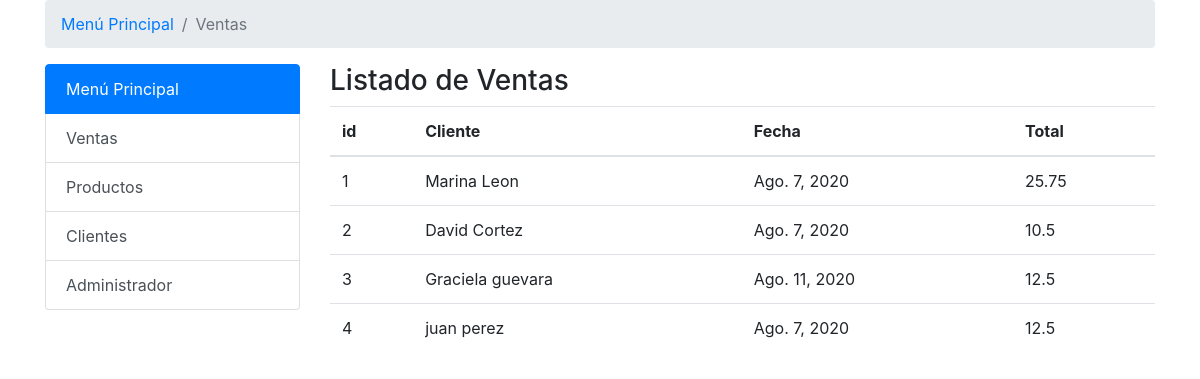
Page /venta/ on the committed database.
### appModelos/models.py (models this page shows, shortened)
class Factura(models.Model):
    cliente = models.ForeignKey(Cliente, on_delete = models.CASCADE)
    fecha = models.DateField()
    total = models.FloatField(default=0)
    class Meta:
        verbose_name = 'Factura'
        verbose_name_plural = 'Facturas'

class Cliente(models.Model):
    ruc = models.CharField(max_length=13)
    nombre = models.CharField(max_length=300)
    direccion = models.TextField(blank=True, null=True)
    producto = models.ManyToManyField(Producto)
    class Meta:
        verbose_name = 'Cliente'
        verbose_name_plural = 'Clientes'
    def __str__(self):
        return self.nombre

### appModelos/views.py (the view)
# urls.py: path('venta/',listarVenta, name='venta'),#LISTAR TODAS LAS VENTAS
def listarVenta(request):
    factura = Factura.objects.all()
    opciones = {'menu': 'Menú Principal', 'venta': 'Ventas', 'producto': 'Productos',
                'cliente': 'Clientes', 'administrar': 'Administrador', 'listarVenta': factura}
    return render(request, 'consultaVenta.html', opciones)

### templates/consultaVenta.html (shortened to what this page needs)
<!DOCTYPE html>
<html lang="es">
<head>
    {% load static %}
    <link href="{% static 'bootstrap/css/bootstrap.min.css' %}" rel="stylesheet">
</head>
<body>
    <div class="container">
        <nav aria-label="breadcrumb">
            <ol class="breadcrumb">
                <li class="breadcrumb-item"><a href="/">{{menu}}</a></li>
                <li class="breadcrumb-item active" aria-current="page">{{venta}}</li>
            </ol>
        </nav>
    </div>
    <div class="container">
        <div class="row">
            <div class="col-md-3">
                <div class="list-group">
                    <a href="" class="list-group-item list-group-item-action active">
                      {{menu}}
                    </a>
                    <a href="/venta" class="list-group-item list-group-item-action">{{venta}}</a>
                    <a href="/producto" class="list-group-item list-group-item-action">{{producto}}</a>
                    <a href="/cliente" class="list-group-item list-group-item-action">{{cliente}}</a>
                    <a href="/admin" class="list-group-item list-group-item-action ">{{administrar}}</a>
                </div>
            </div>
            <div class="col-md-9">
                <h3>Listado de Ventas</h3>
                <table class="table  mt-2">
                    <thead>
                        <tr>
                            <th scope="col">id</th>
                            <th scope="col">Cliente</th>
                            <th scope="col">Fecha</th>
                            <th scope="col">Total</th>
                        </tr>
                    </thead>
                    <tbody>
                        {% for venta in listarVenta %}
                        <tr>
                            <td>{{ venta.id }}</td>
                            <td>{{ venta.cliente }}</td>
                            <td>{{ venta.fecha }}</td>
                            <td>{{ venta.total }}</td>
                        </tr>
                        {% endfor %}
                    </tbody>
                </table>
            </div>
        </div>
    </div>
</body>
</html>

### rows in the picture
Factura: id "1", cliente "Marina Leon", fecha "Ago. 7, 2020", total "25.75"
Factura: id "2", cliente "David Cortez", fecha "Ago. 7, 2020", total "10.5"
Factura: id "3", cliente "Graciela guevara", fecha "Ago. 11, 2020", total "12.5"
Factura: id "4", cliente "juan perez", fecha "Ago. 7, 2020", total "12.5"

### other values in the picture
{{ menu }} "Menú Principal"
{{ venta }} "Ventas"
{{ producto }} "Productos"
{{ cliente }} "Clientes"
{{ administrar }} "Administrador"
